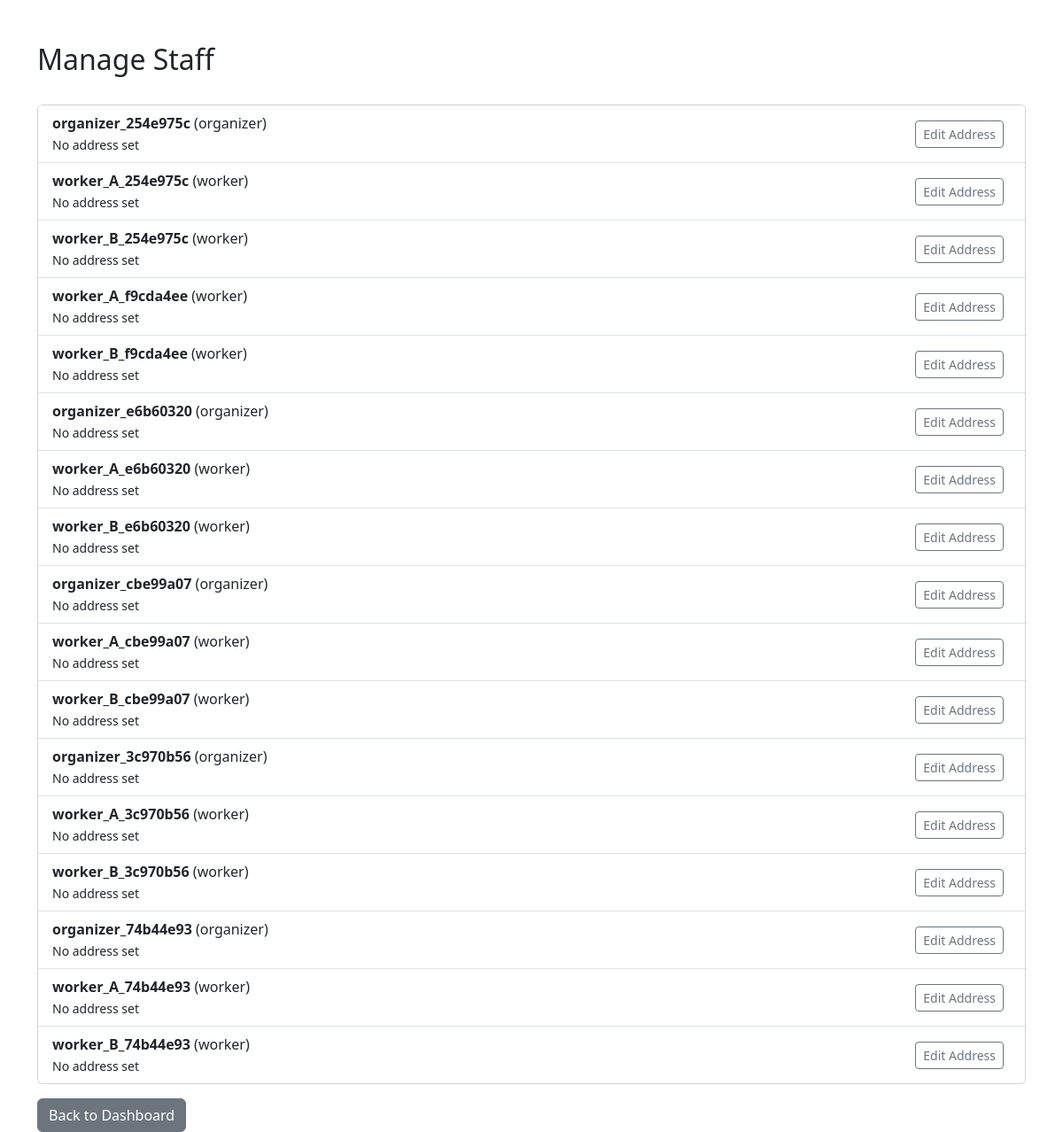
The app's page /staff (signed in) with its own data.
### app/models.py (models this page shows, shortened)
class User(db.Model, UserMixin):
    id = db.Column(db.Integer, primary_key=True)
    username = db.Column(db.String(80), unique=True, nullable=False)
    email = db.Column(db.String(100), unique=True)
    password_hash = db.Column(db.String(128), nullable=False)
    role = db.Column(db.String(20), nullable=False) # 'organizer' or 'worker'
    jobs = db.relationship('Job', backref='worker', lazy=True)
    street = db.Column(db.String(200))
    town = db.Column(db.String(100))
    postcode = db.Column(db.String(20))
    latitude = db.Column(db.Float)
    longitude = db.Column(db.Float)
    contracted_hours = db.Column(db.Integer)
    work_days = db.Column(db.String(100)) # e.g., "Mon,Tue,Wed,Thu,Fri"

### app/routes.py (the view)
@main.route('/staff')
@login_required
@organizer_required
def staff():
    users = User.query.all()
    return render_template('staff.html', users=users)

### app/routes.py (called while the page is built)
def organizer_required(f):
    @wraps(f)
    def decorated_function(*args, **kwargs):
        if not current_user.is_authenticated or current_user.role != 'organizer':
            return redirect(url_for('main.login')) # Or show a 403 error
        return f(*args, **kwargs)
    return decorated_function

### templates/staff.html (shortened to what this page needs)
{% extends "base.html" %}
{% block content %}
<div class="d-flex justify-content-between align-items-center mt-5">
  <h2>Manage Staff</h2>
</div>
<div class="card mt-4">
  <ul class="list-group list-group-flush">
    {% for user in users %}
      <li class="list-group-item d-flex justify-content-between align-items-center">
        <div>
          <strong>{{ user.username }}</strong> ({{ user.role }})<br>
          <small>{{ user.street or 'No address set' }}</small>
        </div>
        <div>
          <a href="{{ url_for('main.edit_user', user_id=user.id) }}" class="btn btn-sm btn-outline-secondary me-2">Edit Address</a>
        </div>
      </li>
    {% endfor %}
  </ul>
</div>
<a href="{{ url_for('main.dashboard') }}" class="btn btn-secondary mt-3">Back to Dashboard</a>
{% endblock %}

### templates/base.html (shortened to what this page needs)
<!doctype html>
<html lang="en">
  <head>
    <link href="https://cdn.jsdelivr.net/npm/bootstrap@5.3.0/dist/css/bootstrap.min.css" rel="stylesheet">
  </head>
  <body>
    <div class="container">
      {% block content %}{% endblock %}
    </div>
  </body>
</html>

### records on screen
User: username "organizer_254e975c", role "organizer", street "No address set"
User: username "worker_A_254e975c", role "worker", street "No address set"
User: username "worker_B_254e975c", role "worker", street "No address set"
User: username "worker_A_f9cda4ee", role "worker", street "No address set"
User: username "worker_B_f9cda4ee", role "worker", street "No address set"
User: username "organizer_e6b60320", role "organizer", street "No address set"
User: username "worker_A_e6b60320", role "worker", street "No address set"
User: username "worker_B_e6b60320", role "worker", street "No address set"
User: username "organizer_cbe99a07", role "organizer", street "No address set"
User: username "worker_A_cbe99a07", role "worker", street "No address set"
User: username "worker_B_cbe99a07", role "worker", street "No address set"
User: username "organizer_3c970b56", role "organizer", street "No address set"
User: username "worker_A_3c970b56", role "worker", street "No address set"
User: username "worker_B_3c970b56", role "worker", street "No address set"
User: username "organizer_74b44e93", role "organizer", street "No address set"
User: username "worker_A_74b44e93", role "worker", street "No address set"
User: username "worker_B_74b44e93", role "worker", street "No address set"
